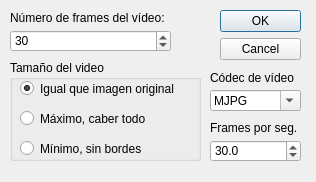
<?xml version="1.0" encoding="UTF-8"?>
<ui version="4.0">
 <class>rotaravideo</class>
 <widget class="QDialog" name="rotaravideo">
  <property name="geometry">
   <rect>
    <x>0</x>
    <y>0</y>
    <width>316</width>
    <height>182</height>
   </rect>
  </property>
  <property name="minimumSize">
   <size>
    <width>316</width>
    <height>182</height>
   </size>
  </property>
  <property name="maximumSize">
   <size>
    <width>316</width>
    <height>182</height>
   </size>
  </property>
  <property name="windowTitle">
   <string>Rotar imagen a vídeo...</string>
  </property>
  <property name="windowIcon">
   <iconset resource="recursos.qrc">
    <normaloff>:/new/prefix1/imagenes/logo.gif</normaloff>:/new/prefix1/imagenes/logo.gif</iconset>
  </property>
  <widget class="QDialogButtonBox" name="buttonBox">
   <property name="geometry">
    <rect>
     <x>220</x>
     <y>10</y>
     <width>81</width>
     <height>61</height>
    </rect>
   </property>
   <property name="orientation">
    <enum>Qt::Vertical</enum>
   </property>
   <property name="standardButtons">
    <set>QDialogButtonBox::Cancel|QDialogButtonBox::Ok</set>
   </property>
  </widget>
  <widget class="QLabel" name="label">
   <property name="geometry">
    <rect>
     <x>10</x>
     <y>10</y>
     <width>181</width>
     <height>16</height>
    </rect>
   </property>
   <property name="text">
    <string>Número de frames del vídeo:</string>
   </property>
  </widget>
  <widget class="QSpinBox" name="spinBox">
   <property name="geometry">
    <rect>
     <x>10</x>
     <y>30</y>
     <width>161</width>
     <height>22</height>
    </rect>
   </property>
   <property name="minimum">
    <number>1</number>
   </property>
   <property name="maximum">
    <number>10000</number>
   </property>
   <property name="value">
    <number>30</number>
   </property>
  </widget>
  <widget class="QGroupBox" name="groupBox">
   <property name="geometry">
    <rect>
     <x>10</x>
     <y>60</y>
     <width>191</width>
     <height>101</height>
    </rect>
   </property>
   <property name="title">
    <string>Tamaño del video</string>
   </property>
   <widget class="QRadioButton" name="radioButton">
    <property name="geometry">
     <rect>
      <x>10</x>
      <y>20</y>
      <width>181</width>
      <height>17</height>
     </rect>
    </property>
    <property name="text">
     <string>Igual que imagen original</string>
    </property>
    <property name="checked">
     <bool>true</bool>
    </property>
   </widget>
   <widget class="QRadioButton" name="radioButton_2">
    <property name="geometry">
     <rect>
      <x>10</x>
      <y>50</y>
      <width>141</width>
      <height>17</height>
     </rect>
    </property>
    <property name="text">
     <string>Máximo, caber todo</string>
    </property>
   </widget>
   <widget class="QRadioButton" name="radioButton_3">
    <property name="geometry">
     <rect>
      <x>10</x>
      <y>80</y>
      <width>141</width>
      <height>17</height>
     </rect>
    </property>
    <property name="text">
     <string>Mínimo, sin bordes</string>
    </property>
   </widget>
  </widget>
  <widget class="QComboBox" name="comboBox">
   <property name="geometry">
    <rect>
     <x>210</x>
     <y>90</y>
     <width>91</width>
     <height>21</height>
    </rect>
   </property>
   <property name="editable">
    <bool>true</bool>
   </property>
   <property name="currentIndex">
    <number>0</number>
   </property>
   <item>
    <property name="text">
     <string>MJPG</string>
    </property>
   </item>
   <item>
    <property name="text">
     <string>PIM1</string>
    </property>
   </item>
   <item>
    <property name="text">
     <string>DIVX</string>
    </property>
   </item>
   <item>
    <property name="text">
     <string>XVID</string>
    </property>
   </item>
  </widget>
  <widget class="QLabel" name="label_2">
   <property name="geometry">
    <rect>
     <x>210</x>
     <y>70</y>
     <width>101</width>
     <height>16</height>
    </rect>
   </property>
   <property name="text">
    <string>Códec de vídeo</string>
   </property>
  </widget>
  <widget class="QLabel" name="label_3">
   <property name="geometry">
    <rect>
     <x>210</x>
     <y>120</y>
     <width>101</width>
     <height>16</height>
    </rect>
   </property>
   <property name="text">
    <string>Frames por seg.</string>
   </property>
  </widget>
  <widget class="QDoubleSpinBox" name="doubleSpinBox">
   <property name="geometry">
    <rect>
     <x>210</x>
     <y>140</y>
     <width>91</width>
     <height>22</height>
    </rect>
   </property>
   <property name="decimals">
    <number>1</number>
   </property>
   <property name="maximum">
    <double>200.000000000000000</double>
   </property>
   <property name="value">
    <double>30.000000000000000</double>
   </property>
  </widget>
 </widget>
 <resources>
  <include location="recursos.qrc"/>
 </resources>
 <connections>
  <connection>
   <sender>buttonBox</sender>
   <signal>accepted()</signal>
   <receiver>rotaravideo</receiver>
   <slot>accept()</slot>
   <hints>
    <hint type="sourcelabel">
     <x>248</x>
     <y>254</y>
    </hint>
    <hint type="destinationlabel">
     <x>157</x>
     <y>274</y>
    </hint>
   </hints>
  </connection>
  <connection>
   <sender>buttonBox</sender>
   <signal>rejected()</signal>
   <receiver>rotaravideo</receiver>
   <slot>reject()</slot>
   <hints>
    <hint type="sourcelabel">
     <x>316</x>
     <y>260</y>
    </hint>
    <hint type="destinationlabel">
     <x>286</x>
     <y>274</y>
    </hint>
   </hints>
  </connection>
 </connections>
</ui>
